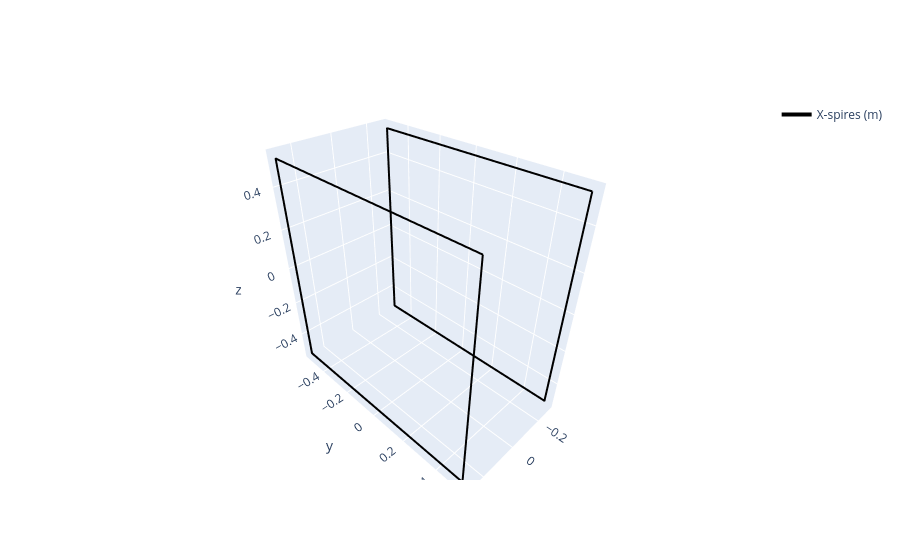

The cell this chart's notebook holds for it:
### Markdown cell above
## Plot coils

### Code cell
##Spawn spires
spires_x_sq = X_coil.square_spires(num_seg)

f0 = None
f0 = hplot.plot_spires(f0, spires_x_sq, color='black', row=None, col=None)

# Plot the square spires
f0.show()

### Figure 1 — Plotly figure (JSON) as saved in the notebook; plotly's stock layout.template omitted (floating-point values rounded to 4 significant figures; data arrays with more than 128 entries replaced by an {"elided": "..."} marker saying what was removed)
{"data": [{"legendgroup": "X-spires (m)", "line": {"color": "black", "width": 4}, "mode": "lines", "name": "X-spires (m)", "showlegend": true, "type": "scatter3d", "x": {"elided": "400 float values"}, "y": {"elided": "400 float values"}, "z": {"elided": "400 float values"}}, {"legendgroup": "X-spires (m)", "line": {"color": "black", "width": 4}, "mode": "lines", "showlegend": false, "type": "scatter3d", "x": {"elided": "400 float values"}, "y": {"elided": "400 float values"}, "z": {"elided": "400 float values"}}], "layout": {}}
